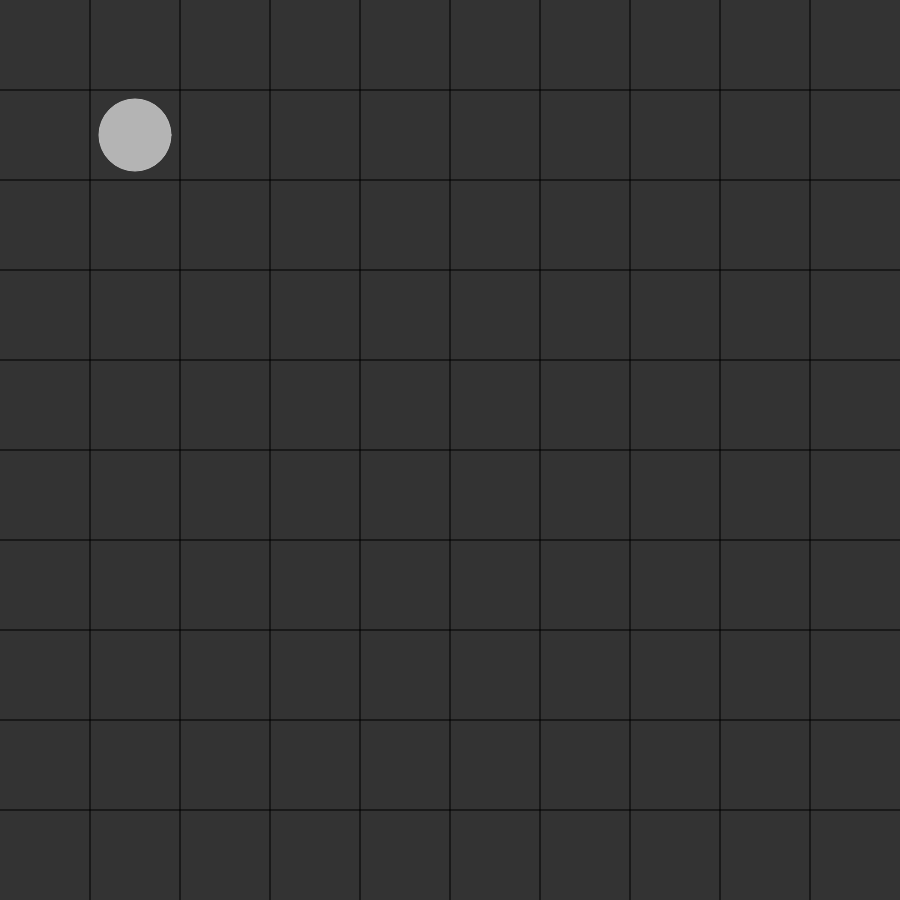
Frame 1 (no input)
Frame 60 (no input): identical to frame 1, image omitted
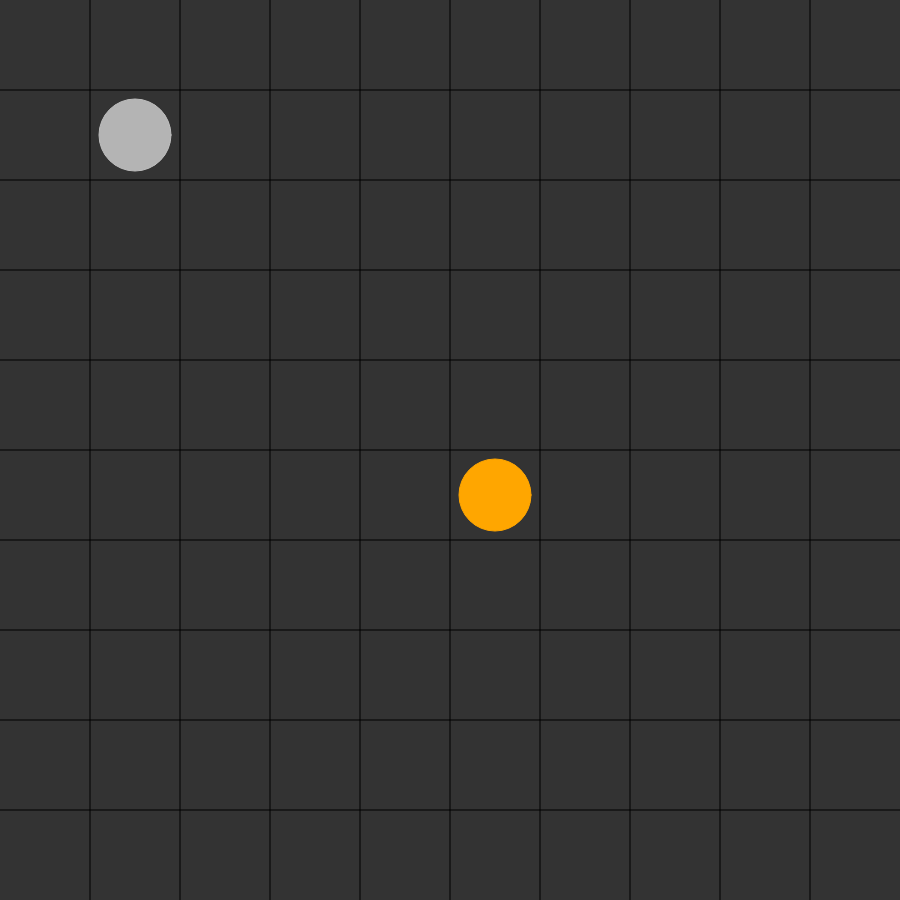
Frame 120 (the mouse pressed at the canvas centre since frame 60)

The p5.js sketch that drew these frames (run headless with seeded random() and noise() and a simulated clock; from frame 60 on, the mouse is pressed at the canvas centre):

// p5.js sketch
// ── sketch.js
var w = 900
var h = 900
var sideLength = 10
var mice = []
var cheeses = []
var t1 = 0;
var t2 = 0;

class Mouse {
    constructor(position, speed) {
        this.position = position;
        this.food = 50;
        this.lastMoved = 0;
        this.speed = speed;
        this.generateMouse(this.position[0],this.position[1]); // Generates the image
    }
    generateMouse(a,b) {
        var x = w*a/sideLength
        var y = h*b/sideLength
        fill(180,180,180);
        stroke(190,190,190);
        ellipse(x+tileSize/2,y+tileSize/2,tileSize*0.8,tileSize*0.8);
    }
    move(dir) {
        // 0 => up, 1 => ner, 2 => höger, 3 => vänster
        if (dir == 0){
            this.position[1] -= 1;
        }else if (dir == 1){
            this.position[1] += 1;
        }else if (dir == 2){
            this.position[0] += 1;
        }else if (dir == 3){
            this.position[0] -= 1;
        }
    }
}

class Cheese {
    constructor(position){
        this.position = position;
    }
    generate(a,b) {
        var x = w*a/sideLength
        var y = h*b/sideLength
        fill(255,166,0);
        stroke(255,166,0);
        ellipse(x+tileSize/2,y+tileSize/2,tileSize*0.8,tileSize*0.8);
    }
}

function setup() {
    createCanvas(w, h);
    mice.push(new Mouse([1,1],1000))
    // mouse1.generateMouse();
}

function mousePressed() {
    // (w/sideLength) // ex. 90 pixels per tile
    var xTile = Math.floor(mouseX/(w/sideLength));
    var yTile = Math.floor(mouseY/(w/sideLength));
    if (cheeses.length > 0) {
        cheeses[0].position = [xTile,yTile];
    }else{
        cheeses.push(new Cheese([xTile,yTile]));
    }

}

var tileSize = 0;
var currentGameScene = [];

function generateGrid(gridSize) {
    for (let i = 1; i < gridSize; i++) {
        stroke(0,0,0);
        line(w*i/gridSize, 0, w*i/gridSize, h);
        line(0, h*i/gridSize, w, h*i/gridSize);
    }
    tileSize = w/gridSize;
    currentGameScene = new Array(gridSize**2).fill(0.0);
}

function generateMouse() {
    // facing, energy, smell
}

function draw() {
    background(51);
    generateGrid(sideLength);
    t1 = millis();
    mice.forEach( (mouse, index) => {
        if ((t1-mouse.lastMoved)>=mouse.speed){
            // mouse.move(2);
            mouse.lastMoved = t1;
        }
        mouse.generateMouse(mouse.position[0],mouse.position[1]);
    })
    cheeses.forEach( (cheese)=> {
        cheese.generate(cheese.position[0],cheese.position[1])
    })
}
